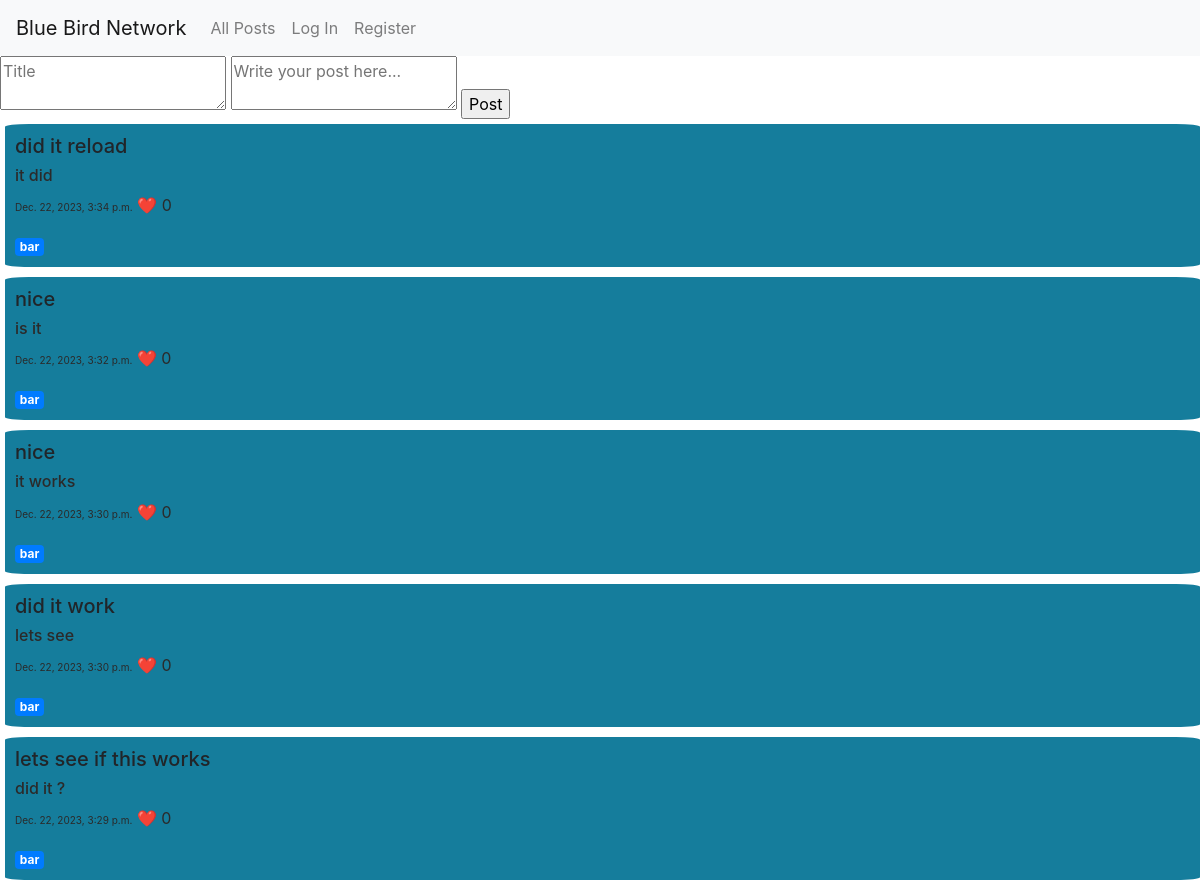
The app's page / (upper part), older data.
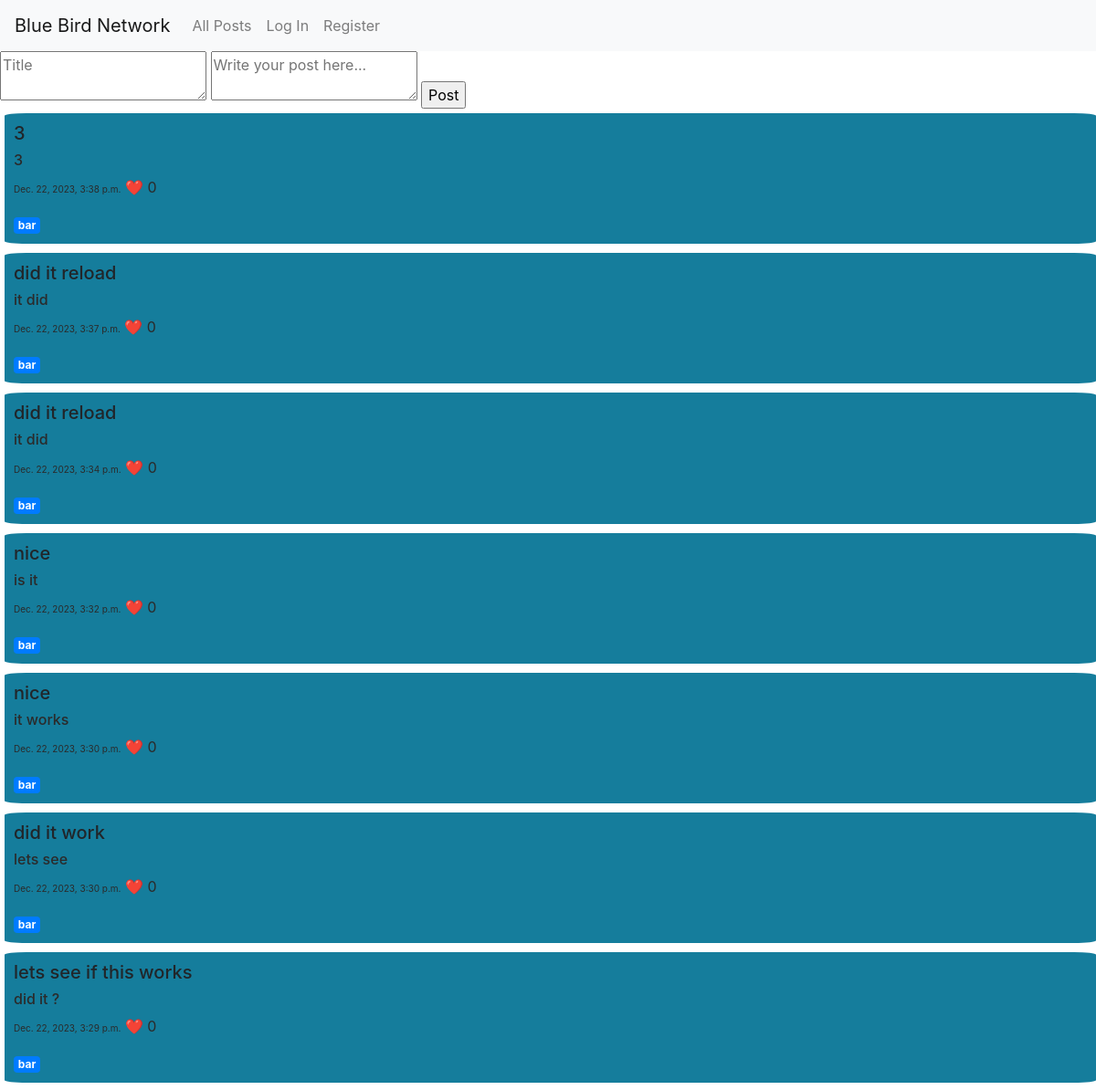
The same page, newer data.
### network/models.py (models this page shows, shortened)
class Tweet(models.Model):
    user = models.ForeignKey(User, on_delete=models.CASCADE, related_name= "user1")
    title = models.CharField(max_length=64)
    content = models.TextField()
    timestamp = models.DateTimeField(auto_now_add=True)
    likes = models.IntegerField(default = 0)

class User(AbstractUser):
    pass

### network/views.py (the view)
# urls.py: path("", views.index, name="index"),
def index(request):
    old_posts = Tweet.objects.all().order_by("-timestamp")
    return render(request, "network/index.html", {'old_posts': old_posts})

### network/templates/network/index.html (shortened to what this page needs)
{% extends "network/layout.html" %}
{% block body %}
    <html lang="en">
        <body>
            <form id="post-form" method="POST">
                <textarea id="title-content" name = "title" placeholder = "Title"></textarea>
                <textarea id="post-content" name="content" placeholder="Write your post here..."></textarea>
                <input style="margin-bottom: 5px; " id = "submit-post" type="submit" value="Post">
            </form>
            {% for post in old_posts %}
                <div id = "old_posts">
                    <h5>{{ post.title }}</h5>
                    <h6 style="color:rgb(43, 42, 42);">{{ post.content }}</h6>
                    <p style=" color:rgb(43, 42, 42);"><span style = "font-size: x-small;">{{ post.timestamp }}</span> ❤️ <span>{{ post.likes }}</span></p>
                    <a href="#" class="badge badge-primary">{{ post.user }}</a>
                </div>
            {% endfor %}
        </body>
    </html>
{% endblock %}

Row changes from the older to the newer data that the page shows:
added Tweet: title "3", content "3", timestamp "Dec. 22, 2023, 3:38 p.m.", likes "0", user "bar"
added Tweet: title "did it reload", content "it did", timestamp "Dec. 22, 2023, 3:37 p.m.", likes "0", user "bar"
